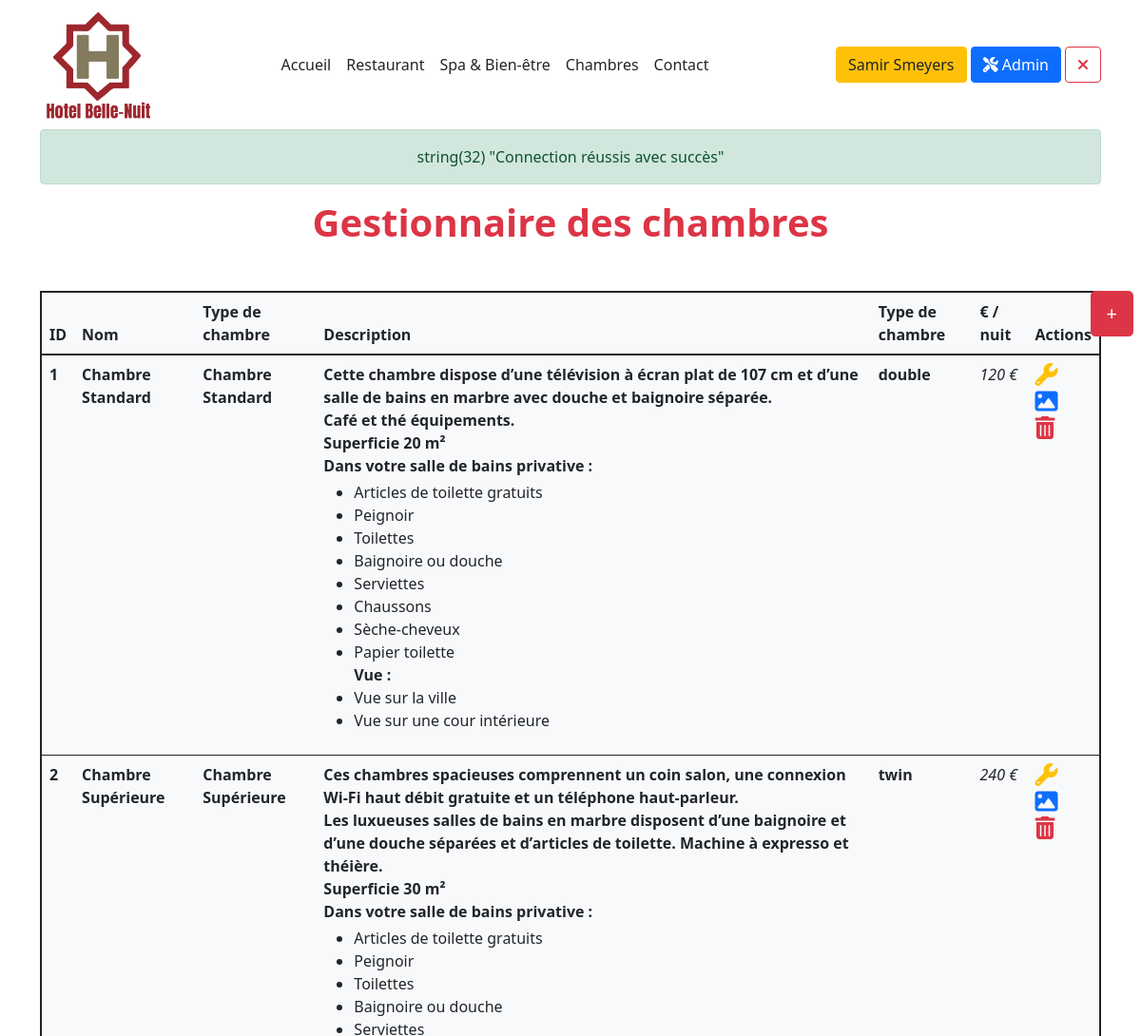
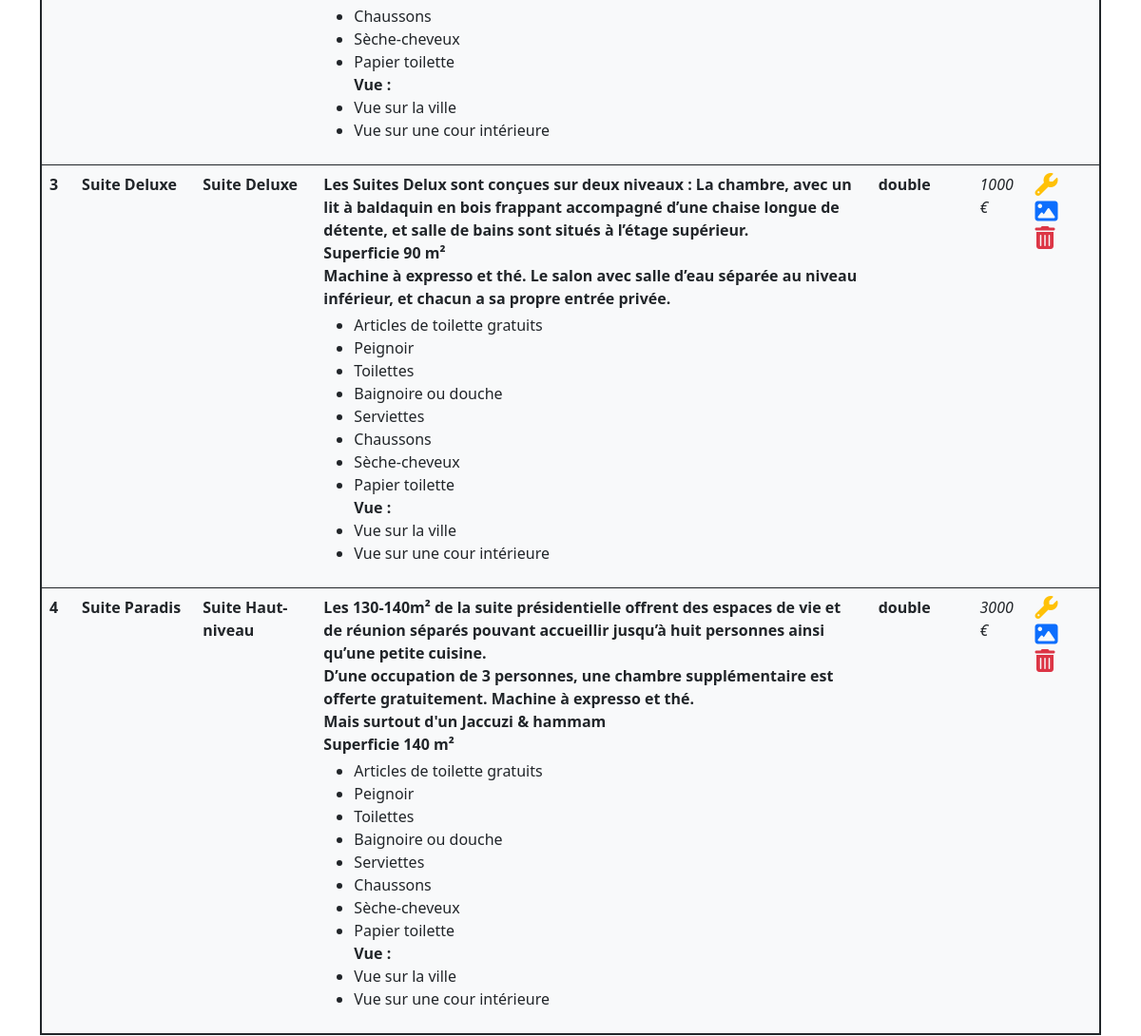
The page /adminBedrooms (signed in, upper part) on the database as committed earlier (2 pictures, top to bottom).
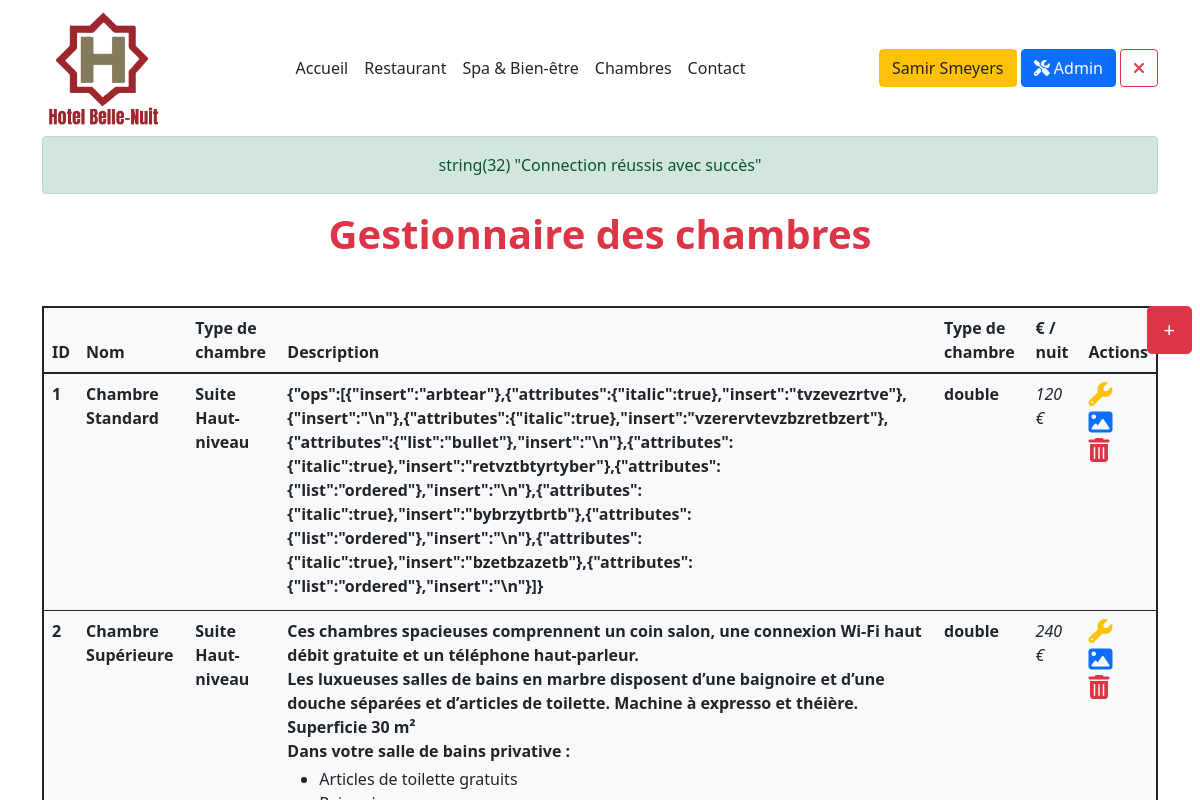
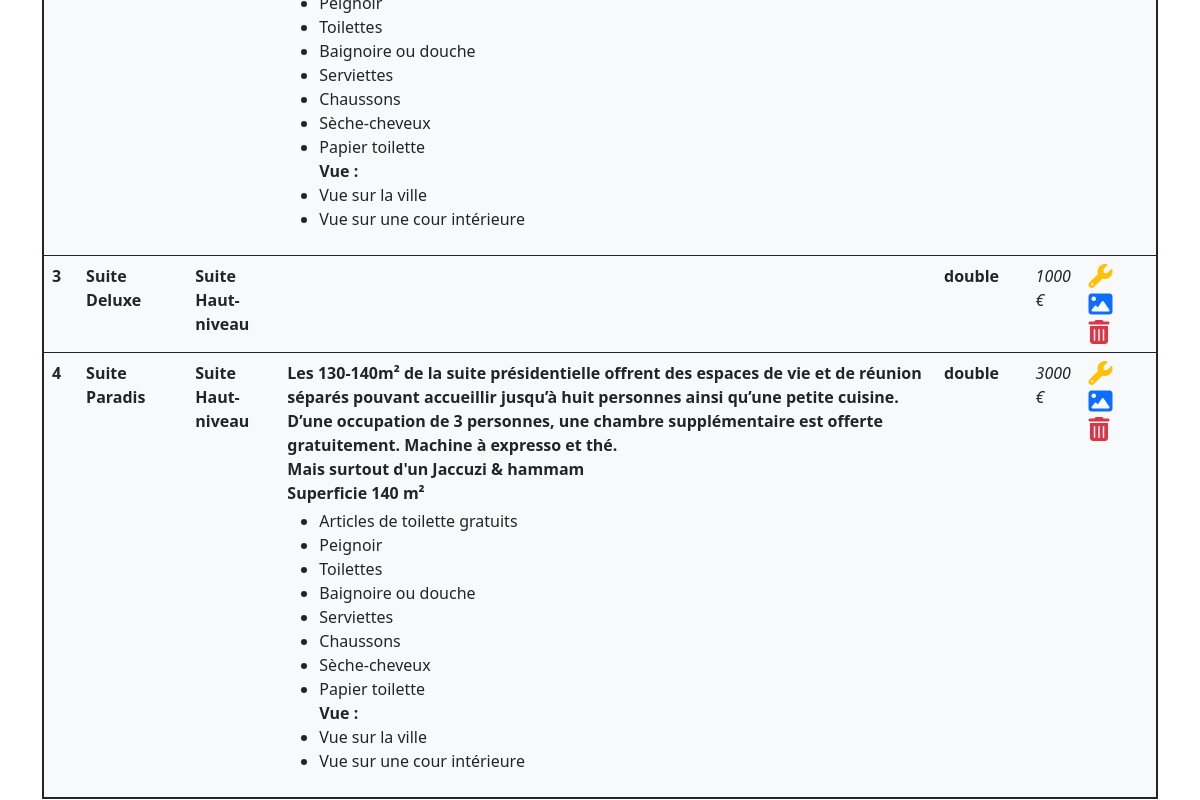
The same page on the database as committed later (2 pictures, top to bottom).
### tables this page shows
CREATE TABLE `bedroom` (
  `bedroom_id` int(11) NOT NULL,
  `bedroom_name` varchar(30) NOT NULL,
  `bedroom_description` text NOT NULL,
  `bedroom_bed` enum('double','twin','single') NOT NULL,
  `bedroom_priceday` int(11) NOT NULL,
  `id_roomcategory` int(11) NOT NULL
);

CREATE TABLE `category_bedroom` (
  `roomcategory_id` int(11) NOT NULL,
  `roomcategory_name` varchar(30) NOT NULL
);

### models/Model.class.php (called while the page is built, shortened)
<?php
abstract class Model{
    private static $pdo;
    private static function setBdd(){
        self::$pdo = new PDO("mysql:host=localhost;dbname=hotel;charset=utf8", "root", "");
        self::$pdo->setAttribute(PDO::ATTR_ERRMODE, PDO::ERRMODE_WARNING);
    }
    protected function getBdd(){
        return self::$pdo;
    }
}

### models/FrontManager.model.php (called while the page is built, shortened)
<?php
require_once("Model.class.php");
class FrontManager extends Model
{
    public function getAllBedrooms()
    {
        $stmt = $this->getBdd()->prepare('
        SELECT bedroom_id,bedroom_name,bedroom_description,bedroom_bed,bedroom_priceday, category_bedroom.roomcategory_name FROM bedroom
        INNER JOIN category_bedroom ON  bedroom.id_roomcategory = category_bedroom.roomcategory_id');
        $stmt->execute();
        $bedrooms = $stmt->fetchAll(PDO::FETCH_ASSOC);
        return $bedrooms;
    }
}

### views/main/back/adminBedrooms.view.php (the view)
<h1 class='text-center my-3 text-danger fw-bolder mb-5'>Gestionnaire des chambres</h1>
<table class="table container bg-light p-5 rounded mb-5 border border-2 border-dark">
    <a href="adminBedroomAdd"><button class="btn btn-danger btn-lg position-fixed top-1 end-0 me-2" name="btnRegistration">+</button></a>
    <thead class="bg-light">
    <tr>
        <th>ID</th>
        <th>Nom</th>
        <th>Type de chambre</th>
        <th>Description</th>
        <th>Type de chambre</th>
        <th>€ / nuit</th>
        <th>Actions</th>
    </tr>
    </thead>
    <tbody>
    <?php
    foreach ($bedrooms as $key => $bedroom){
        echo '
                    <tr>
                        <td>
                            <p class="fw-bold mb-1"> ' . $bedroom["bedroom_id"] . '</p>
                        </td>
                        <td>
                            <p class="fw-bold mb-1"> ' . $bedroom["bedroom_name"] . '</p>
                        </td>
                        <td>
                            <p class="fw-bold mb-1"> ' . $bedroom["roomcategory_name"] . '</p>
                        </td>
                        <td>
                            <p class="fw-bold mb-1">' . $bedroom["bedroom_description"] . '</p>
                        </td>
                        <td>
                            <p class="fw-bold mb-1">' . $bedroom["bedroom_bed"] . '</p>
                        </td>
                        <td>
                            <p class="fst-italic mb-1">' . $bedroom["bedroom_priceday"] . ' € ' . '</p>
                        </td>
                        <td>
                            <a href="adminEditBed&idEditBed=' . $bedroom['bedroom_id'] . '" class="mb-3 text-warning">
                                <i class="fa-solid fa-wrench fa-xl  mt-2"></i>
                            </a></br>
                            <a href="adminManagerBedPicture&idEditBed=' . $bedroom['bedroom_id'] . '" class="text-succes mt-5">
                                <i class="fa-solid fa-image fa-xl  mt-3"></i>
                            </a></br>
                            <a href="deleteBedroom&idDelBedRoom=' . $bedroom['bedroom_id'] . '" class="text-danger text-end mt-3">
                                <i class="fa-solid fa-xl fa-trash-can  mt-3"></i>
                            </a>
                        </td>
                    </tr>
                    ';
    } ?>
    </tbody>
</table>

Rows that differ between the two databases and show on the page:
changed bedroom "Chambre Standard": id_roomcategory.roomcategory_name "Chambre Standard" → "Suite Haut-niveau"; bedroom_description "Cette chambre dispose d’une télévision à écran plat de 107 cm et d’une salle de bains en marbre avec douche et baignoire séparée. Café et thé équipements. Superficie 20 m² Dans votre salle de bains privative : Articles de toilette gratuits Peignoir Toilettes Baignoire ou douche Serviettes Chaussons Sèche-cheveux Papier toilette Vue : Vue sur la ville Vue sur une cour intérieure" → "{\"ops\":[{\"insert\":\"arbtear\"},{\"attributes\":{\"italic\":true},\"insert\":\"tvzevezrtve\"},{\"insert\":\"\\n\"},{\"attributes\":{\"italic\":true},\"insert\":\"vzerervtevzbzretbzert\"},{\"attributes\":{\"list\":\"bullet\"},\"insert\":\"\\n\"},{\"attributes\":{\"italic\":true},\"insert\":\"retvztbtyrtyber\"},{\"attributes\":{\"list\":\"ordered\"},\"insert\":\"\\n\"},{\"attributes\":{\"italic\":true},\"insert\":\"bybrzytbrtb\"},{\"attributes\":{\"list\":\"ordered\"},\"insert\":\"\\n\"},{\"attributes\":{\"italic\":true},\"insert\":\"bzetbzazetb\"},{\"attributes\":{\"list\":\"ordered\"},\"insert\":\"\\n\"}]}"
changed bedroom "Chambre Supérieure": id_roomcategory.roomcategory_name "Chambre Supérieure" → "Suite Haut-niveau"; bedroom_bed "twin" → "double"
changed bedroom "Suite Deluxe": id_roomcategory.roomcategory_name "Suite Deluxe" → "Suite Haut-niveau"; bedroom_description "Les Suites Delux sont conçues sur deux niveaux : La chambre, avec un lit à baldaquin en bois frappant accompagné d’une chaise longue de détente, et salle de bains sont situés à l’étage supérieur. Superficie 90 m² Machine à expresso et thé. Le salon avec salle d’eau séparée au niveau inférieur, et chacun a sa propre entrée privée. Articles de toilette gratuits Peignoir Toilettes Baignoire ou douche Serviettes Chaussons Sèche-cheveux Papier toilette Vue : Vue sur la ville Vue sur une cour intérieure" → (not shown)
